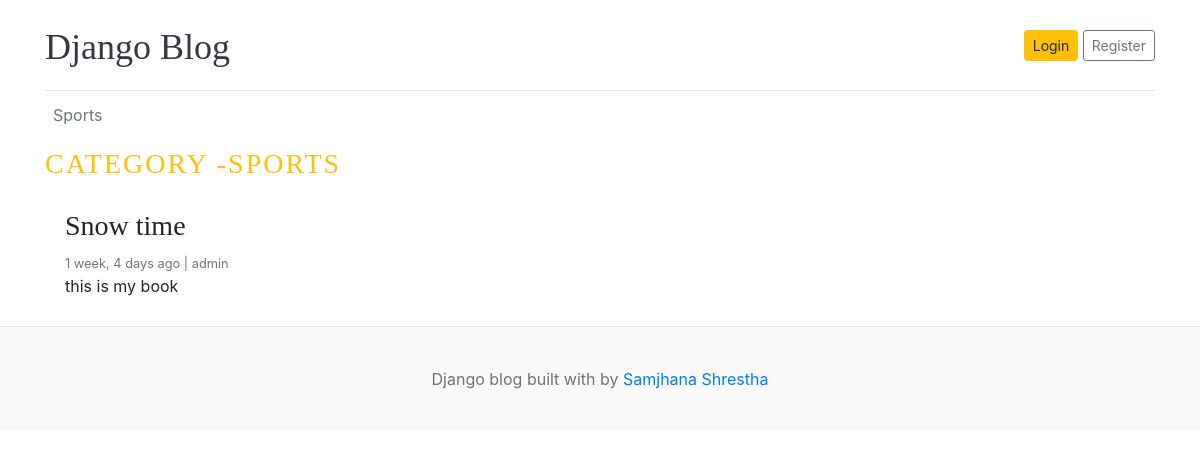
The page /category/1/ on the database as committed earlier.
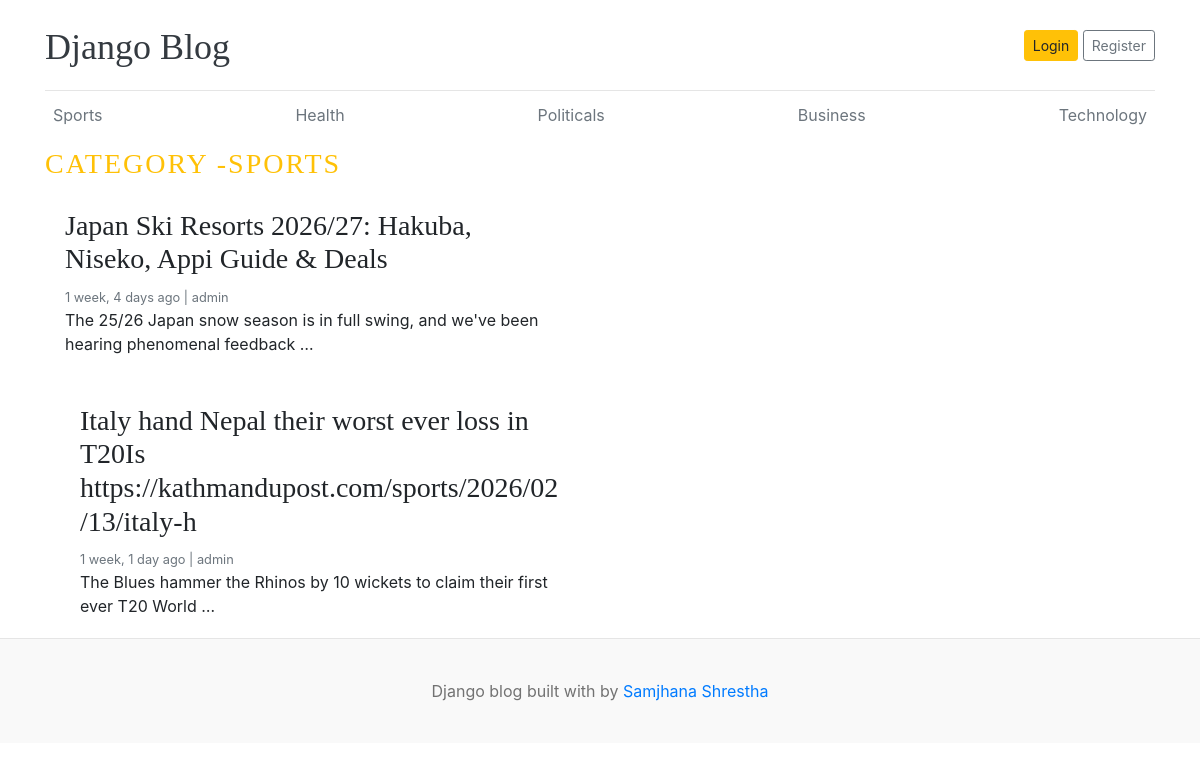
The same page on the database as committed later.
### blogs/models.py (models this page shows, shortened)
class Category(models.Model):
  category_name = models.CharField(max_length=50, unique = True)
  created_at = models.DateTimeField(auto_now_add = True)
  updated_at = models.DateTimeField(auto_now=True)
  class Meta:
    verbose_name_plural = 'categories'
  def __str__(self):
    return self.category_name

class Blog(models.Model):
  title = models.CharField(max_length=100)
  slug = models.SlugField(max_length =150, unique= True, blank=True)
  category = models.ForeignKey(Category, on_delete= models.CASCADE)
  author = models.ForeignKey(User, on_delete= models.CASCADE)
  featured_image = models.ImageField(upload_to= 'uploads/%Y/%m%d')
  short_description = models.TextField(max_length= 500)
  blog_body = models.TextField(max_length=2000)
  status = models.CharField(max_length= 20,choices= STATUS_CHOISES, default= "Draft")
  is_featured = models.BooleanField(default= False)
  created_at = models.DateTimeField(auto_now_add = True)
  updated_at = updated_at = models.DateTimeField(auto_now=True)

### blogs/views.py (the view)
# urls.py: path('<int:category_id>/', views.posts_by_category, name='posts_by_category')
def posts_by_category(request, category_id):
  posts = Blog.objects.filter(status ="Published", category = category_id)
  category = get_object_or_404(Category, pk = category_id)
  context ={
    'posts' : posts,
    'category' : category,
  }
  return render(request, 'posts_by_category.html', context )

### blogs/context_processors.py (called while the page is built)
def get_categories(request):
  categories = Category.objects.all()
  return dict(categories = categories)

### blog_main/templates/posts_by_category.html (shortened to what this page needs)
{% extends  'base.html' %}
  {% block content %}
 <h3 class ="text-uppercase text-warning" style ="letter-spacing: 2px; ">Category -{{category}}</h3>
      <div class="row mb-2">
        {% if posts %}
        {% for post in posts %}
        <div class="col-md-6">
          <div class="card border-0">
            <div class="card-body">
              <h3>{{ post.title }}</h3>
              <small class="mb-1 text-muted">{{ post.created_at | timesince}} ago | {{post.author}}</small>
              <p class="card-text">{{ post.short_description |truncatewords:15 }}</p>
            </div>
          </div>
        </div>
      </div>
      {% endfor %}
      {% else%}
      <p> No posts Found</p>
       {% endif %}
    </div>
   {% endblock %}

### blog_main/templates/base.html (shortened to what this page needs)
{% load static %}
<!doctype html>
<html lang="en">
  <head>
  <link href="https://cdn.jsdelivr.net/npm/bootstrap@4.0.0/dist/css/bootstrap.min.css" rel="stylesheet">
  <link href="{% static 'css/blog.css' %}" rel="stylesheet">
</head>
  <body>
    <div class="container">
      <header class="blog-header py-3">
        <div class="row flex-nowrap justify-content-between align-items-center">
          <div class="col-8 pt-1">
            <a class="blog-header-logo text-dark" href="/">Django Blog</a>
          </div>
          <div class="col-4 d-flex justify-content-end align-items-center">
            <a class="btn btn-sm btn-warning" href="#">Login</a> &nbsp;
            <a class="btn btn-sm btn-outline-secondary" href="#">Register</a>
          </div>
        </div>
      </header>
      <div class="nav-scroller py-1 mb-2">
        <nav class="nav d-flex justify-content-between">
          {% for cat in categories %}
          <a class="p-2 text-muted" href="{% url 'posts_by_category' cat.id %}"> {{cat.category_name}}</a>
          {% endfor %}
        </nav>
      </div>
 {% block content%}
 {% endblock %}
   <footer class="blog-footer">
      <p>Django blog built with  by <a href="#">Samjhana Shrestha</a></p>
    </footer>
  </body>
</html>

### blog_main/static/css/blog.css (style rules this page uses)
.blog-header { border-bottom: 1px solid #e5e5e5; }
.blog-header-logo { font-family: "Playfair Display", Georgia, "Times New Roman", serif; font-size: 2.25rem; }
h1, h2, h3, h4, h5, h6 { font-family: "Playfair Display", Georgia, "Times New Roman", serif; }
.blog-footer { padding: 2.5rem 0; color: #727272; text-align: center; background-color: #f9f9f9; border-top: .05rem solid #e5e5e5; }
.blog-footer p:last-child { margin-bottom: 0; }

Rows that differ between the two databases and show on the page:
added Category: category_name "Health"
added Category: category_name "Politicals"
added Category: category_name "Business"
added Category: category_name "Technology"
changed Blog: title "Snow time" → "Japan Ski Resorts 2026/27: Hakuba, Niseko, Appi Guide & Deals"; short_description "this is my book" → "The 25/26 Japan snow season is in full swing, and we've been hearing phenomenal feedback …"
added Blog: title "Italy hand Nepal their worst ever loss in T20Is https://kathmandupost.com/sports/2026/02/13/italy-h", created_at "1 week, 1 day", author "admin", short_description "The Blues hammer the Rhinos by 10 wickets to claim their first ever T20 World …"
